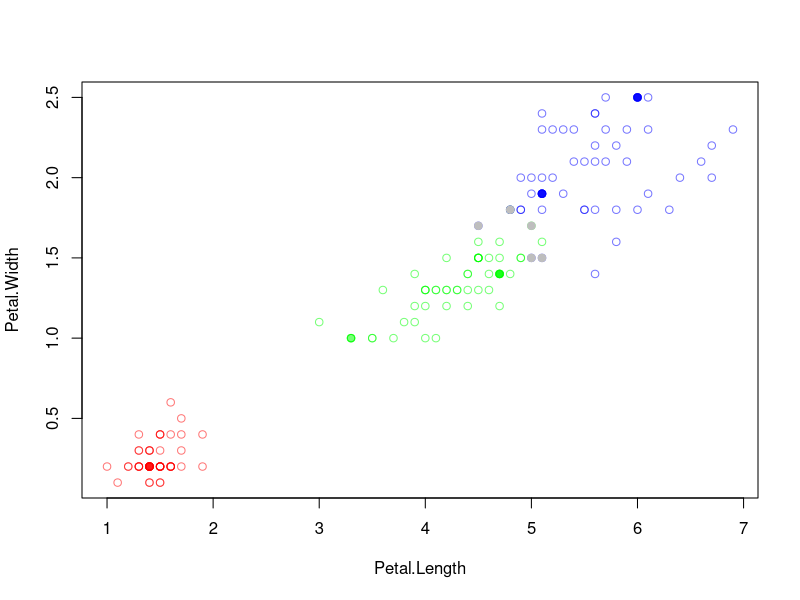

Write R code to recreate this figure. (Note: a time limit stopped this script after it produced the figure.)
norm <- (function(x) if(!is.factor(x))(x-min(x))/(max(x)-min(x)) else x)
dst1 <- (function(a,b) dist(rbind(a, b))) # euclidian 
dst2 <- (function(a,b) sum((a-b)^2)) # euclidian squared
ker1 <- (function(r) max(0.75*(1-r*r),0)) # epanechnikov
ker2 <- (function(r) max(0,9375*(1-r*r),0)) # quartic
ker3 <- (function(r) max(1-abs(r),0)) # triangle
ker4 <- (function(r) ((2*pi)^(-0.5))*exp(-0.5*r*r)) # gaussian
ker5 <- (function(r) ifelse(abs(r)<=1, 0.5, 0)) # uniform

kWNNClassifier <- function(trainSet, u, metric = dst1, k, q){
  rowsNum <- dim(trainSet)[1]; varsNum <- dim(trainSet)[2]-1
  labels = levels(trainSet[rowsNum, varsNum+1])
  orderedDist <- sortByDist(trainSet, u, rowsNum, varsNum, metric)
  labelCount = numeric(length(labels))
  for(i in 1:k){
    labelCount[orderedDist[i,1]] = labelCount[orderedDist[i,1]] + q**(i-1)
  }
  maxLabelIdx = which.max(labelCount)
  return(c(labels[maxLabelIdx], abs(max(labelCount)-max(labelCount[-maxLabelIdx]))))
}
sortByDist <- function(set, x, n, m, dist){
  distances <- data.frame(set[,m+1])
  for(i in 1:n)
    distances[i, 2] <- dist(set[i, 1:m], x)
  return(distances[order(distances[, 2]), ])
}

kNNClassifier <- function(trainSet, u, metric = dst1, k){
  rowsNum <- dim(trainSet)[1]; varsNum <- dim(trainSet)[2]-1
  labels = levels(trainSet[rowsNum, varsNum+1])
  orderedDist <- sortByDist(trainSet, u, rowsNum, varsNum, metric)
  kNNeighbors <- orderedDist[1:k,1]
  lst <- orderedDist[k,2]
  countTable <- table(kNNeighbors)
  maxLabelIdx = which.max(countTable)
  return(c(labels[maxLabelIdx], abs(max(countTable)-max(countTable[-maxLabelIdx]))))
}
parzenClassifier <- function(trainSet, u, metric = dst1, h=0, k=NA, ker = ker1){
  rowsNum <- dim(trainSet)[1]; varsNum <- dim(trainSet)[2]-1
  labels = levels(trainSet[rowsNum, varsNum+1])
  orderedDist <- sortByDist(trainSet, u, rowsNum, varsNum, metric)
  if(!is.na(k)){
    while(h==0){
      h = orderedDist[k+1, 2]
      k=k+1
    }
  } 
  labelCount = numeric(length(labels))
  for(i in 1:rowsNum){
    labelCount[orderedDist[i,1]] = labelCount[orderedDist[i,1]] + ker(orderedDist[i, 2]/h)
  }
  maxLabelIdx = which.max(labelCount)
  return(c(labels[maxLabelIdx], abs(max(labelCount)-max(labelCount[-maxLabelIdx]))))
}
potentialClassifier <- function(trainSet, u, hyParams, metric = dst1, ker = ker1){
  rowsNum <- dim(trainSet)[1]; varsNum <- dim(trainSet)[2]-1
  labels = levels(trainSet[rowsNum, varsNum+1])
  orderedDist <- sortByDist(trainSet, u, rowsNum, varsNum, metric)
  
  labelCount = numeric(length(labels))
  for(i in 1:rowsNum){
    j = as.numeric(row.names(orderedDist[i,]))
    labelCount[orderedDist[i,1]] = labelCount[orderedDist[i,1]] + hyParams[j,2]*ker(orderedDist[i, 2]/hyParams[j,1])
  }
  maxLabelIdx = which.max(labelCount)
  return(c(labels[maxLabelIdx], abs(max(labelCount)-max(labelCount[-maxLabelIdx]))))
}



potentialParamsFinder <- function(dataSet){
  n = dim(dataSet)[1]; m = dim(dataSet)[2]-1
  params = cbind(rep(1,n), rep(0,n))
  for(i in 1:n){
    repeat{
      res = potentialClassifier(dataSet, dataSet[i, 1:m], params)[1]
      if(res == dataSet[i,m+1]) break
      params[i,2] = params[i,2] + 1
    }
  }
  return(params)
}
STOLP <- function(set, threshold, classifier, argsList){
  plot(iris[,3:4], bg=colors2[iris$Species], col=colors2[iris$Species])
  rowsNum <- dim(set)[1]
  varsNum <- dim(set)[2]-1
  toDelete = numeric()
  for(i in 1:rowsNum){
    currentArgs = c(list(set, set[i, 1:varsNum]),argsList)
    res = do.call(classifier,currentArgs)
    if(res[1] != set[i, varsNum+1]){
      toDelete <- c(toDelete, i)
    }
  }
  points(set[toDelete,], pch=21, bg='grey', col='grey') # debug
  set = set[-toDelete, ]; rowsNum = rowsNum - length(toDelete)
  labels = levels(set[rowsNum,varsNum+1])
  maxRes = rep(0, length(labels)); names(maxRes)<-labels
  maxLabel = rep(0, length(labels)); names(maxLabel)<-labels
  for(i in 1:rowsNum){
    currentArgs = c(list(set, set[i, 1:varsNum]),argsList)
    res = do.call(classifier,currentArgs)
    if(res[2] > maxRes[res[1]]){
      maxRes[res[1]] = res[2]
      maxLabel[res[1]] = i
    }
  }
  regular = set[maxLabel, ]
  points(regular, pch=21, bg=colors2[regular$Species], col=colors2[regular$Species])
  repeat{
    errCount = 0L; toAdd = 0L; maxAbsMargin = -1
    for(i in 1:rowsNum){
      currentArgs = c(list(regular, set[i, 1:varsNum]),argsList)
      res = do.call(classifier,currentArgs)
      if(res[1] != set[i, varsNum+1]){
        errCount = errCount + 1
        if(as.double(res[2]) > maxAbsMargin)
          toAdd <- i
        maxAbsMargin <- as.double(res[2])
      }
    }
    if(errCount <= threshold)
      return(regular)
    newRegular = set[toAdd,]
    regular = rbind(regular,newRegular)
    points(newRegular, pch=21, bg=colors2[newRegular$Species], col=colors2[newRegular$Species])
  }
}


colors1 <- c("setosa"="#FF000044", "versicolor"="#00FF0044", "virginica"="#0000FF44")
colors2 <- c("setosa" = "#FF000088", "versicolor" = "#00FF0088", "virginica" = "#0000FF88")

etalons = STOLP(iris[,3:5], 1, kNNClassifier, list(k=6))


LOO <- function(classifier, classifierArgs, dataSet, paramName, paramRange){
  rows <- dim(dataSet)[1]
  cols <- dim(dataSet)[2]-1
  risks <- vector('numeric', length(paramRange))
  minErr <- rows
  bestParam = 0; j=1; paramIdx = 1
  for(param in paramRange){
    err = 0
    for(i in 1:rows){
      currentArgs = c(list(u=dataSet[i, 1:cols]),classifierArgs)
      currentArgs[paramName] = param
      class <- do.call(classifier, currentArgs)[1]
      if(class != dataSet[i,cols+1])
        err <- err+1
    }
    if(err < minErr){
      minErr = err
      bestParam = param
      paramIdx = j
    }
    risks[j] = err/rows
    j = j+1
    message(paste("current ", paramName, " = ", sep=''), param, " out of ", paramRange[length(paramRange)])
  }
  message(paste("best ", paramName, ": ", sep=''), bestParam)
  message("errors made: ", minErr)
  message("empirical risk: ", minErr/rows)
  plot(paramRange, risks, xlab=paramName, ylab='LOO', col='red', type='l')
  points(bestParam, risks[paramIdx], bg='red', col='red', pch=21)
  text(bestParam, risks[paramIdx], paste(paramName,"=",bestParam), pos=3)
  return(bestParam)
}
#LOO(kNNClassifier, list(trainSet=iris[,3:5]), iris[,3:5], "k", 6:6)
LOO(kWNNClassifier, list(trainSet=etalons), iris[,3:5], c("k","q"), c(1:6,seq(0.01, 1, 0.01)))

    
